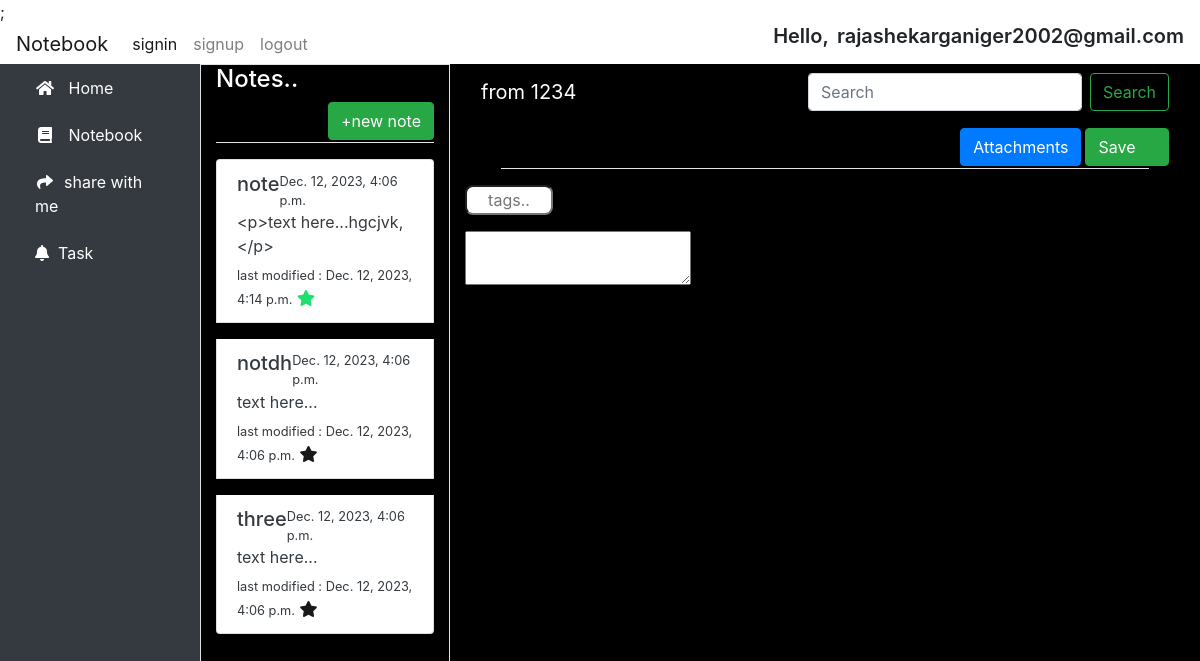
/notes/1234 (signed in), run on the app's committed database.
### emailverification/models.py (models this page shows, shortened)
class User(models.Model):
    email=models.EmailField(unique=True,max_length=20,blank=False)
    password=models.TextField(max_length=30,blank=False)

### notes/models.py (models this page shows, shortened)
class Notes(models.Model):
    notes_name=models.CharField(max_length=20,blank=False)
    notes_text=models.TextField(default="text here...")
    notes_created_on=models.DateTimeField(auto_now_add=True)
    notes_last_modified=models.DateTimeField(auto_now=True)
    tags=models.TextField(max_length=50,blank=True,default="None")
    notebook=models.ForeignKey(Notebook,on_delete=models.CASCADE,related_name='notes')
    notes_slug=AutoSlugField(populate_from='notes_anme',default=None)
    bookmark_notes=models.BooleanField(default=False)
    def notes_by_notebookslug(email,slug):
        return Notes.objects.all().filter(Q(notebook__notebook_slug=slug) & Q(notebook__user__email=email))

### notes/views.py (the view, shortened to what this page needs)
# urls.py: path('notes/',include('notes.urls')),
def notes(request,slug):
    if request.method=='GET':
        email=request.session.get('user')
        notes=Notes.notes_by_notebookslug(email,slug)
        request.session['notebook']=slug
        request.session['tags']=None
        return render(request,'notes.html',{'notes':notes})

### notes/templates/notes.html (shortened to what this page needs)
{%extends 'home.html'%}
{%block mainblk%}
{%load tags%}
<div class="container-fluid h-100 pl-0 pr-0">
    <div class="row h-100 ">
        <div class="col-3 border">
            <header>
                <h4 class="text-white">Notes..</h4>
                    <button type="button" class="btn btn-success float-right " data-toggle="modal" data-target="#exampleModal">
                        +new note
                      </button>
            </header>
            <hr class="bg-white mt-5">
            <div class="list ">
              {%for i in query%}
                {%if i.notes_name == request.session.note%}
                <div class="list-group-item list-group-item-action flex-column align-items-start active mb-3">
                <a href="/notes/{{request.session.notebook}}/content/{{i.notes_slug}}" style="text-decoration:none" class="text-dark">
                  <div class="d-flex w-100 justify-content-between">
                    <h5 class="mb-1">{{i.notes_name|tagmark:search}}</h5>
                    <small>{{i.notes_created_on}}</small>
                  </div>
                  <p class="mb-1">{{i.notes_text|truncatechars:80}}</p>
                  <small>last modified : {{i.notes_last_modified}}</small>
                </a>
                {% if i.bookmark_notes %}
                <a href="/notes/bookmark/{{i.notes_slug}}"><span class="fa fa-star" style="color:rgb(27,226,107)"></span></a>
                 {%else%}
                 <a href="/notes/bookmark/{{i.notes_slug}}"><span class="fa fa-star" style="color:rgb(23, 25, 24)"></span></a>
                 {%endif%}
              </div>
                {%else%}
                <div class="list-group-item list-group-item-action flex-column align-items-start mb-3 ">
                <a href="/notes/{{request.session.notebook}}/content/{{i.notes_slug}}" style="text-decoration:none" class="text-dark">
                  <div class="d-flex w-100 justify-content-between">
                    <h5 class="mb-1">{{i.notes_name|tagmark:search}}</h5>
                    <small>{{i.notes_created_on}}</small>
                  </div>
                  <p class="mb-1">{{i.notes_text|truncatechars:80}}</p>
                  <small>last modified : {{i.notes_last_modified}}</small>
                </a>
                {% if i.bookmark_notes %}
                <a href="/notes/bookmark/{{i.notes_slug}}"><span class="fa fa-star" style="color:rgb(27,226,107)"></span></a>
                 {%else%}
                 <a href="/notes/bookmark/{{i.notes_slug}}"><span class="fa fa-star" style="color:rgb(23, 25, 24)"></span></a>
                 {%endif%}
              </div>
                {%endif%}
                {%empty%}
              {%for i in notes%}
              {%if i.notes_name == request.session.note%}
              <div class="list-group-item list-group-item-action flex-column align-items-start active mb-3">
              <a href="/notes/{{request.session.notebook}}/content/{{i.notes_slug}} " style="text-decoration:none" class="text-dark">
                <div class="d-flex w-100 justify-content-between ">
                  <h5 class="mb-1">{{i.notes_name}}</h5>
                  <small>{{i.notes_created_on}}</small>
                </div>
                <p class="mb-1">{{i.notes_text|truncatechars:80}}</p>
                <small>last modified : {{i.notes_last_modified}}</small>
              </a>
              {% if i.bookmark_notes %}
              <a href="/notes/bookmark/{{i.notes_slug}}"><span class="fa fa-star" style="color:rgb(27,226,107)"></span></a>
               {%else%}
               <a href="/notes/bookmark/{{i.notes_slug}}"><span class="fa fa-star" style="color:rgb(23, 25, 24)"></span></a>
               {%endif%}
            </div>
              {%else%}
              <div class="list-group-item list-group-item-action flex-column align-items-start  mb-3">
                <a href="/notes/{{request.session.notebook}}/content/{{i.notes_slug}}" style="text-decoration:none" class="text-dark">
                  <div class="d-flex w-100 justify-content-between ">
                    <h5 class="mb-1">{{i.notes_name}}</h5>
                    <small>{{i.notes_created_on}}</small>
                  </div>
                  <p class="mb-1">{{i.notes_text|truncatechars:80}}</p>
                  <small>last modified : {{i.notes_last_modified}}</small>
                </a>
                          {% if i.bookmark_notes %}
                         <a href="/notes/bookmark/{{i.notes_slug}}"><span class="fa fa-star" style="color:rgb(27,226,107)"></span></a>
                          {%else%}
                          <a href="/notes/bookmark/{{i.notes_slug}}"><span class="fa fa-star" style="color:rgb(23, 25, 24)"></span></a>
                          {%endif%}
              </div>
                {%endif%}
                {%endfor%}
                {%endfor%}
              </div>
        </div>
        <div class="col">
        <header>
                <nav class="navbar navbar-expand-lg navbar-light bg-black justify-content-between">
                    <a class="navbar-brand text-white" href="#">from {{request.session.notebook}}</a>
                      <form class="form-inline my-2 my-lg-0" action="/notes/{{request.session.notebook}}" method="POST">
                        <input class="form-control mr-sm-2" type="search" placeholder="Search" aria-label="Search" name="search">
                        <button class="btn btn-outline-success my-2 my-sm-0" type="submit">Search</button>
                      </form>
                        </nav>
                        <button type="button" class="btn btn-success float-right mt-2 mr-3" onclick="savefunction()">Save </button>
                        <button type="button" class="btn btn-primary float-right mt-2 mr-1" data-toggle="modal" data-target="#exampleModal1">
                            Attachments
                        </button>
                    </header>
                    <hr class="bg-white mt-5" style="width:90%;">
                    <form action="{%url 'tags'%}" method="POST" >
                      <input name="tags" id="tags" style="width:88px; border-radius:8px; text-align:center" placeholder="tags.." >
                    </form>
                    <form action="{%url 'content'%}" method="POST">
                        <textarea id="mytextarea" name="mytextarea">{{content.notes_text}}</textarea>
                    </form>
                    <div class="container-fluid">
                      <div class="row">
                        <div class="col">
                        </div>
                      </div>
                    </div>
                 </div>
            </div>
        </div>
{%endblock%}

### notebook/templates/home.html (shortened to what this page needs)
{%load static%}
<!doctype html>
<html lang="en">
  <head>
    <link rel="stylesheet" href="https://cdnjs.cloudflare.com/ajax/libs/font-awesome/5.15.3/css/all.min.css" />
    <link rel="stylesheet" href="https://cdn.jsdelivr.net/npm/bootstrap@4.5.3/dist/css/bootstrap.min.css">
    <link rel="stylesheet" href="https://cdn.jsdelivr.net/npm/bootstrap@4.0.0/dist/css/bootstrap.min.css">
    <link rel="stylesheet" href="{%static 'home.css' %}">
  </head>
  <body>
    <header>
        <nav class="navbar navbar-expand-lg navbar-light" style="height:40px;">
            <a class="navbar-brand" href="#">Notebook</a>
            <div class="collapse navbar-collapse" id="navbarNav">
              <ul class="navbar-nav">
                <li class="nav-item active">
                  <a class="nav-link" href="{%url 'signin' %}">signin <span class="sr-only">(current)</span></a>
                </li>
                <li class="nav-item">
                  <a class="nav-link" href="{%url 'signup' %}">signup</a>
                </li>
                <li class="nav-item">
                  <a class="nav-link" href="{%url 'logout'%}">logout</a>
                </li>
              </ul>
            </div>
            {%if request.session.user%}
            <p style="font-size:20px;font-weight:600;" class="mr-2">Hello,</p> <p style="font-size:20px;font-weight:600;">{{request.session.user}}</p>
            {%endif%}
          </nav>
        </header>
        <div class="container-fluid w-100 blk ">
          <div class="row h-100">
            <div class="col-2 bg-dark">
              <div class="list-group">
                <a class="list-group-item text-white bg-dark " style="border:none" href="{%url 'home'%}"> <i class="fa fa-home fa-fw" aria-hidden="true"></i> &nbsp; Home</a>
                <a class="list-group-item text-white bg-dark " style="border:none" href="{%url 'notebook'%}"> <i class="fa fa-book fa-fw" aria-hidden="true"></i> &nbsp; Notebook</a>
                <a class="list-group-item text-white bg-dark" style="border:none" href="{%url 'share'%}"><i class="fa fa-share fa-fw" aria-hidden="true"></i>&nbsp; share with me</a>
                <a class="list-group-item text-white bg-dark" style="border:none" href="{%url 'task'%}"><i class="fa fa-bell" aria-hidden="true"></i>&nbsp; Task</a>
              </div>
            </div>
            <div class="col-10 black ">
                {% block mainblk %} {% endblock %}
            </div>
          </div>
        </div>
    </body>
  </body>
</html>

### static/home.css (style rules this page uses)
.blk { height:770px; }
.black { background-color:black; }

### data on the page
User: session.user "rajashekarganiger2002@gmail.com"
Notes: notes_name "note", notes_created_on "Dec. 12, 2023, 4:06 p.m.", notes_text "<p>text here...hgcjvk,</p>", notes_last_modified "Dec. 12, 2023, 4:14 p.m."
Notes: notes_name "notdh", notes_created_on "Dec. 12, 2023, 4:06 p.m.", notes_text "text here...", notes_last_modified "Dec. 12, 2023, 4:06 p.m."
Notes: notes_name "three", notes_created_on "Dec. 12, 2023, 4:06 p.m.", notes_text "text here...", notes_last_modified "Dec. 12, 2023, 4:06 p.m."

### other printed values
{{ request.session.notebook }} "1234"
